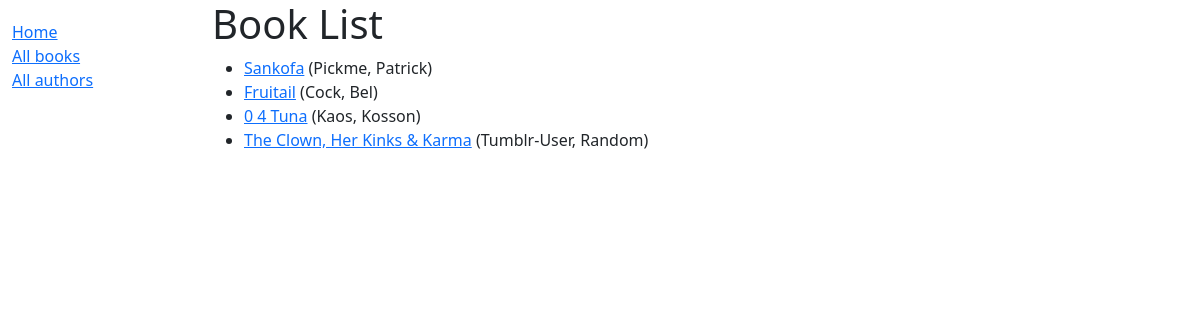
/catalog/books/, run on the app's committed database.
### catalog/models.py (models this page shows, shortened)
class Book(models.Model):
    title = models.CharField(max_length=200)
    author = models.ForeignKey('Author', on_delete=models.RESTRICT, null=True)
    summary = models.TextField(
        max_length=1000, help_text="Enter a brief description of the book")
    isbn = models.CharField('ISBN', max_length=13,
                            unique=True,
                            help_text='13 Character <a href=\
                                "https://www.isbn-international.org/content/what-isbn'
                                      '">ISBN number</a>')
    genre = models.ManyToManyField(
        Genre, help_text="Select a genre for this book")
    def get_absolute_url(self):
        return reverse('book-detail', args=[str(self.id)])
    def display_genre(self):
        """Create a string for the Genre. This is required to display genre in Admin."""
        return ', '.join(genre.name for genre in self.genre.all()[:3])
    display_genre.short_description = 'Genre'

class Author(models.Model):
    first_name = models.CharField(max_length=100)
    last_name = models.CharField(max_length=100)
    date_of_birth = models.DateField(null=True, blank=True)
    date_of_death = models.DateField('Died', null=True, blank=True)
    def __str__(self):
        return f'{self.last_name}, {self.first_name}'
    class Meta:
        ordering = ['last_name', 'first_name']

### catalog/views.py (the view)
# urls.py: path('books/',  views.BookListView.as_view(), name ='books'), #view is implemented as a class. This is the recommended way to implement views in Django.
class BookListView(generic.ListView):
    model = Book
    paginate_by = 10
    context_object_name = 'book_list'   # template variable that will represent the list of books in the template file book_list.html
    def get_queryset(self):
        return Book.objects.filter(title__icontains='a')[:5]
    template_name = 'book_list.html'  # the template name/location

### catalog/templates/catalog/book_list.html
{% extends "base_generic.html" %} {% block content %}
<h1>Book List</h1>
{% if book_list %}
<ul>
  {% for book in book_list %}
  <li>
    <a href="{{ book.get_absolute_url }}">{{ book.title }}</a>
    ({{book.author}})
  </li>
  {% endfor %}
</ul>
{% else %}
<p>There are no books in the library.</p>
{% endif %} {% endblock %}

### data on the page
Book: title "Sankofa", author "Pickme, Patrick"
Book: title "Fruitail", author "Cock, Bel"
Book: title "0 4 Tuna", author "Kaos, Kosson"
Book: title "The Clown, Her Kinks & Karma", author "Tumblr-User, Random"
